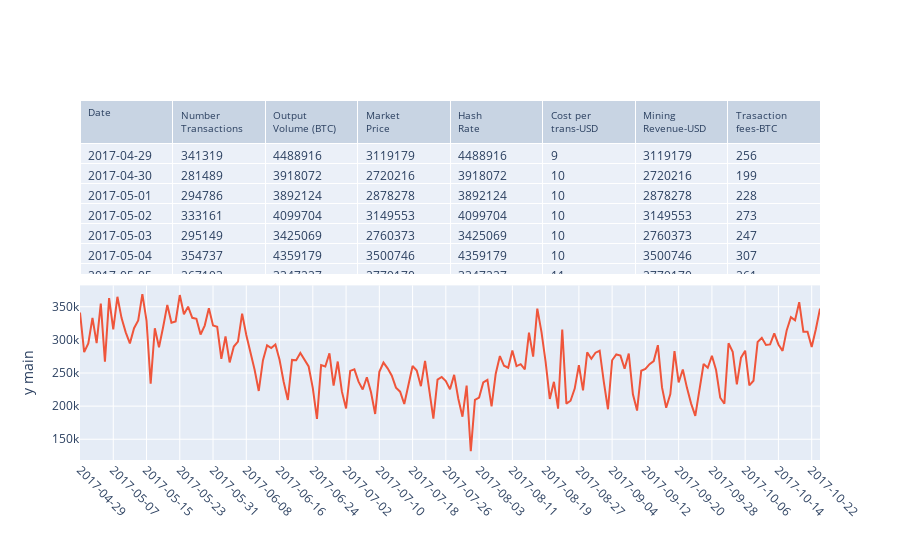

Source (notebook cell):
### Markdown cell above
### simpler version of the above

### Code cell
fig2 = pu.plotly_plot(df[['Date','Number-transactions']],x_column='Date')
# fig2['data']
figm = make_subplots(
    rows=2, cols=1,
    shared_xaxes=True,
    vertical_spacing=0.03,
    specs=[
        [{"type": "table"}],
        [{"type": "scatter"}],
#         [{"type": "scatter"}]
    ]
)
tab1 =   go.Table(
        header=dict(
            values=["Date", "Number<br>Transactions", "Output<br>Volume (BTC)",
                    "Market<br>Price", "Hash<br>Rate", "Cost per<br>trans-USD",
                    "Mining<br>Revenue-USD", "Trasaction<br>fees-BTC"],
            font=dict(size=10),
            align="left"
        ),
        cells=dict(
            values=[df[k].tolist() for k in df.columns[1:]],
            align = "left")
)

figm.add_trace(tab1,row=1,col=1)
figm.add_trace(fig2['data'][0],row=2,col=1)
figm.update_layout(fig2['layout'])

# fig2['data'][0]

### Figure 1 — Plotly figure (JSON) as saved in the notebook; plotly's stock layout.template omitted (floating-point values rounded to 4 significant figures; data arrays with more than 128 entries replaced by an {"elided": "..."} marker saying what was removed)
{"data": [{"cells": {"align": "left", "values": {"elided": "8x179 mixed values"}}, "domain": {"x": [0, 1], "y": [0.515, 1]}, "header": {"align": "left", "font": {"size": 10}, "values": ["Date", "Number<br>Transactions", "Output<br>Volume (BTC)", "Market<br>Price", "Hash<br>Rate", "Cost per<br>trans-USD", "Mining<br>Revenue-USD", "Trasaction<br>fees-BTC"]}, "type": "table"}, {"name": "Number-transactions", "opacity": 1, "type": "scatter", "x": {"elided": "179 str values"}, "xaxis": "x", "y": {"elided": "179 int values"}, "yaxis": "y"}], "layout": {"autosize": true, "hovermode": "x", "margin": {"b": 100}, "modebar": {"bgcolor": "grey", "orientation": "v"}, "spikedistance": 1000, "title": {"x": 0.5, "xanchor": "center", "y": 0.9, "yanchor": "top"}, "xaxis": {"anchor": "y", "domain": [0, 1], "showspikes": true, "spikedash": "solid", "spikemode": "toaxis+across", "spikethickness": 1, "tickangle": 45, "ticktext": ["2017-04-29", "2017-05-07", "2017-05-15", "2017-05-23", "2017-05-31", "2017-06-08", "2017-06-16", "2017-06-24", "2017-07-02", "2017-07-10", "2017-07-18", "2017-07-26", "2017-08-03", "2017-08-11", "2017-08-19", "2017-08-27", "2017-09-04", "2017-09-12", "2017-09-20", "2017-09-28", "2017-10-06", "2017-10-14", "2017-10-22"], "tickvals": ["2017-04-29", "2017-05-07", "2017-05-15", "2017-05-23", "2017-05-31", "2017-06-08", "2017-06-16", "2017-06-24", "2017-07-02", "2017-07-10", "2017-07-18", "2017-07-26", "2017-08-03", "2017-08-11", "2017-08-19", "2017-08-27", "2017-09-04", "2017-09-12", "2017-09-20", "2017-09-28", "2017-10-06", "2017-10-14", "2017-10-22"], "type": "category"}, "yaxis": {"anchor": "x", "domain": [0, 0.485], "showspikes": true, "spikedash": "solid", "spikemode": "toaxis+across", "spikethickness": 1, "title": {"text": "y main"}}, "yaxis2": {"overlaying": "y", "side": "right", "title": {"text": "y alt"}}}}
